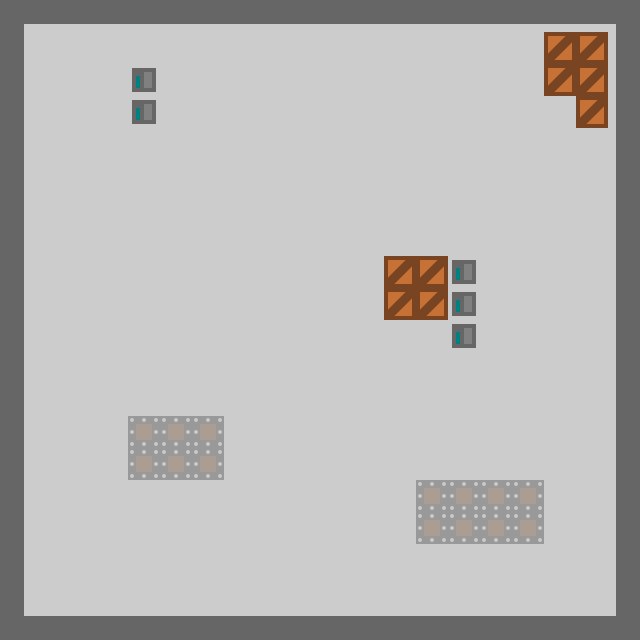

A level layout from a 2D game, rendered from its tile map. Below: a short description, then the map file with tile-grid data replaced by summaries:
An orthogonal 20x20 tile map with 32x32 px tiles, 1 tile layer (base_tiles) and 11 objects (3x wall, collision).

<map version="1.0" orientation="orthogonal" width="20" height="20" tilewidth="32" tileheight="32">
 <tileset firstgid="1" name="map_tiles" tilewidth="32" tileheight="32">
  <image source="map_tiles.png" width="128" height="128" />
 </tileset>
 <layer name="base_tiles" width="20" height="20">
  <data>[400 cells, 400 non-empty, 12 distinct tile ids]</data>
 </layer>
 <objectgroup name="obstacles" width="20" height="20">
  <object name="wall" x="-4" y="-2" width="27" height="647" />
  <object name="wall" x="23" y="614" width="618" height="30" />
  <object name="wall" type="collision" x="23" y="-6" width="627" height="29" />
  <object name="wall" x="616" y="-7" width="30" height="647" />
  <object x="130" y="66" width="29" height="61" />
  <object x="384" y="256" width="63" height="65" />
  <object x="450" y="258" width="27" height="92" />
  <object x="544" y="31" width="63" height="67" />
  <object x="577" y="98" width="31" height="30" />
  <object x="129" y="418" width="94" height="61" />
  <object x="416" y="480" width="129" height="65" />
 </objectgroup>
</map>